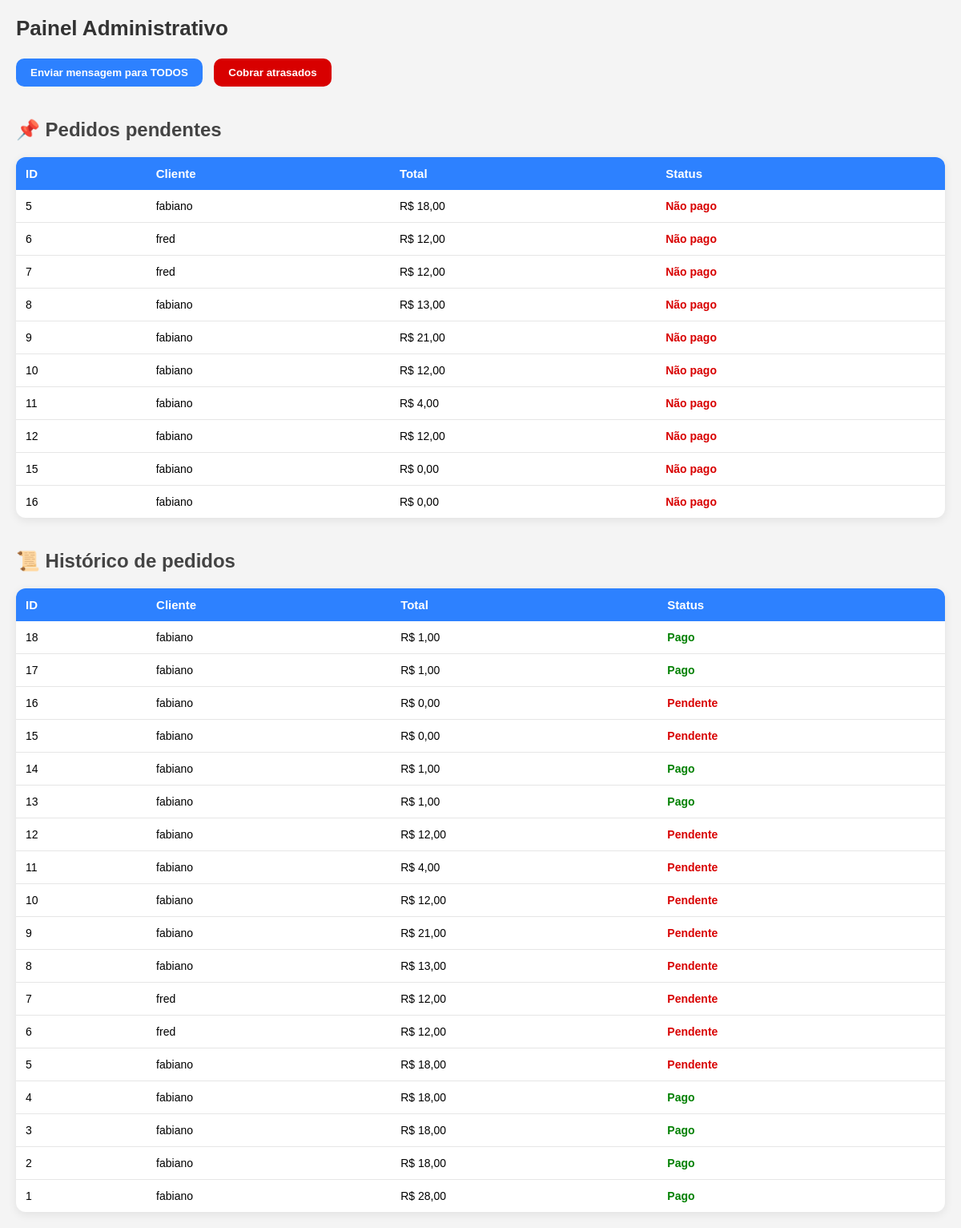
/painel/home/ (signed in), run on an earlier commit of the app's database.
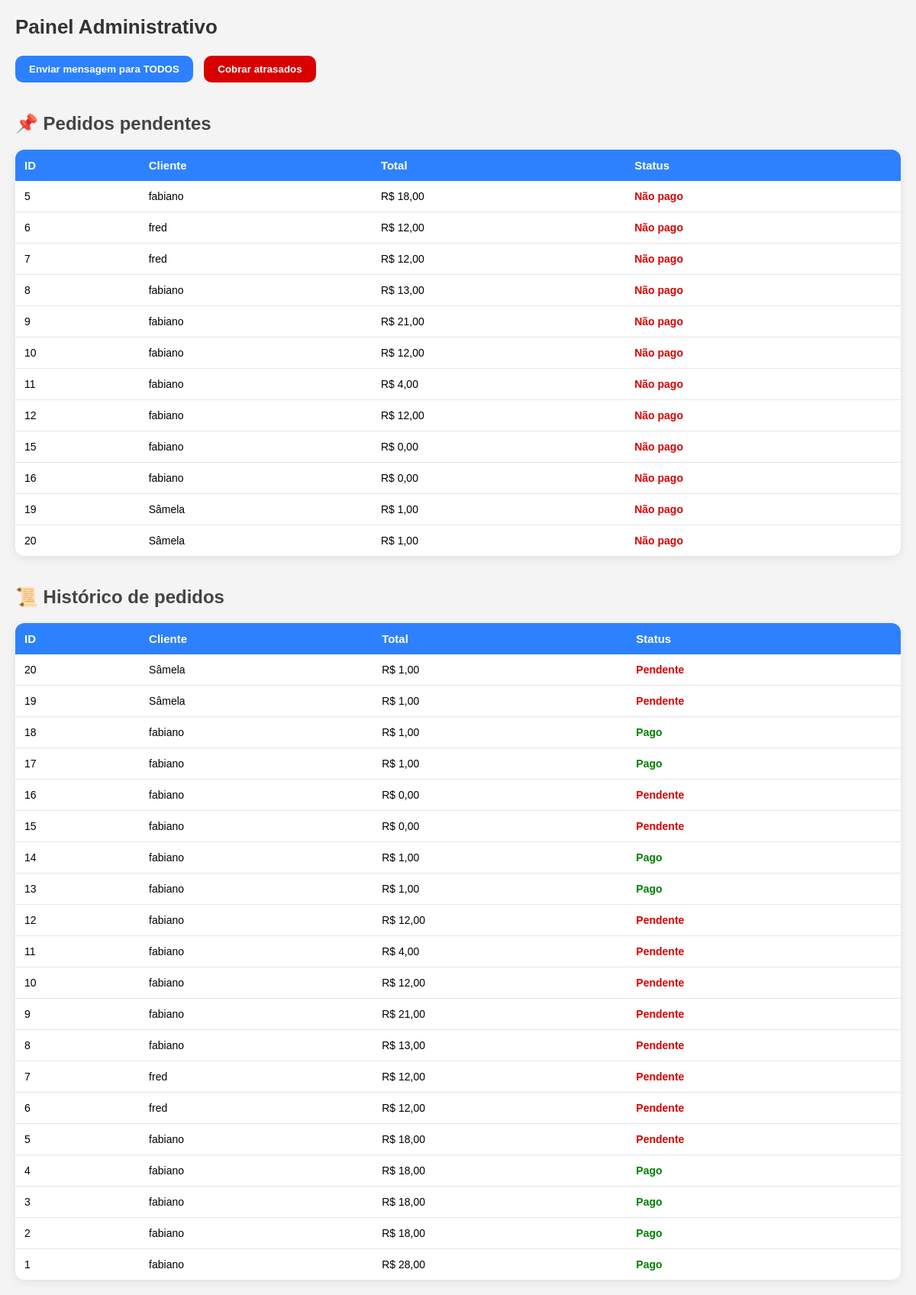
And on a later commit of the database.
### core/models.py (models this page shows, shortened)
class Pedido(models.Model):
    nome_cliente = models.CharField(max_length=150)
    whatsapp = models.CharField(max_length=20)
    data_pedido = models.DateTimeField(auto_now_add=True)   # data da CRIAÇÃO do pedido
    forma_pagamento = models.CharField(max_length=20)       # "pix", "6", "20"
    data_cobranca = models.DateField(null=True, blank=True) # data que vai cobrar (dia 6/20)
    total = models.DecimalField(max_digits=10, decimal_places=2)
    external_reference = models.CharField(max_length=200, blank=True, null=True)  # PIX

### core/views.py (the view)
# urls.py: path("painel/home/", views.painel_home, name="painel_home"),
def painel_home(request):
    if not request.session.get("painel_logado"):
        return redirect("/painel/")
    pedidos = Pedido.objects.all().order_by("-id")
    pendentes = Pedido.objects.exclude(forma_pagamento="pago")
    templates = TemplateMensagem.objects.all().order_by("nome")
    return render(request, "painel_home.html", {
        "pedidos": pedidos,
        "pendentes": pendentes,
        "templates": templates
    })

### core/templates/painel_home.html (shortened to what this page needs)
<html>
<head>
    <link rel="stylesheet" href="/static/css/painel_home.css">
</head>
<body>
<h1>Painel Administrativo</h1>
<div class="painel-acoes">
    <button onclick="mostrarMsgTodos()" class="btn-acao">Enviar mensagem para TODOS</button>
    <button onclick="mostrarCobranca()" class="btn-acao btn-vermelho">Cobrar atrasados</button>
</div>
<h2>📌 Pedidos pendentes</h2>
<table>
    <tr>
        <th>ID</th>
        <th>Cliente</th>
        <th>Total</th>
        <th>Status</th>
    </tr>
    {% for p in pendentes %}
    <tr>
        <td>{{ p.id }}</td>
        <td>{{ p.nome_cliente }}</td>
        <td>R$ {{ p.total }}</td>
        <td class="pendente">Não pago</td>
    </tr>
    {% empty %}
    <tr>
        <td colspan="4">Nenhuma pendência 🎉</td>
    </tr>
    {% endfor %}
</table>
<h2>📜 Histórico de pedidos</h2>
<table>
    <tr>
        <th>ID</th>
        <th>Cliente</th>
        <th>Total</th>
        <th>Status</th>
    </tr>
    {% for p in pedidos %}
    <tr>
        <td>{{ p.id }}</td>
        <td>{{ p.nome_cliente }}</td>
        <td>R$ {{ p.total }}</td>
        <td class="{% if p.forma_pagamento == 'pago' %}pago{% else %}pendente{% endif %}">
            {% if p.forma_pagamento == 'pago' %}
                Pago
            {% else %}
                Pendente
            {% endif %}
        </td>
    </tr>
    {% endfor %}
</table>
</body>
</html>

What changed in the data, as far as the page shows it:
added Pedido: id "19", nome_cliente "Sâmela", total "1,00", forma_pagamento "Pendente"
added Pedido: id "20", nome_cliente "Sâmela", total "1,00", forma_pagamento "Pendente"
